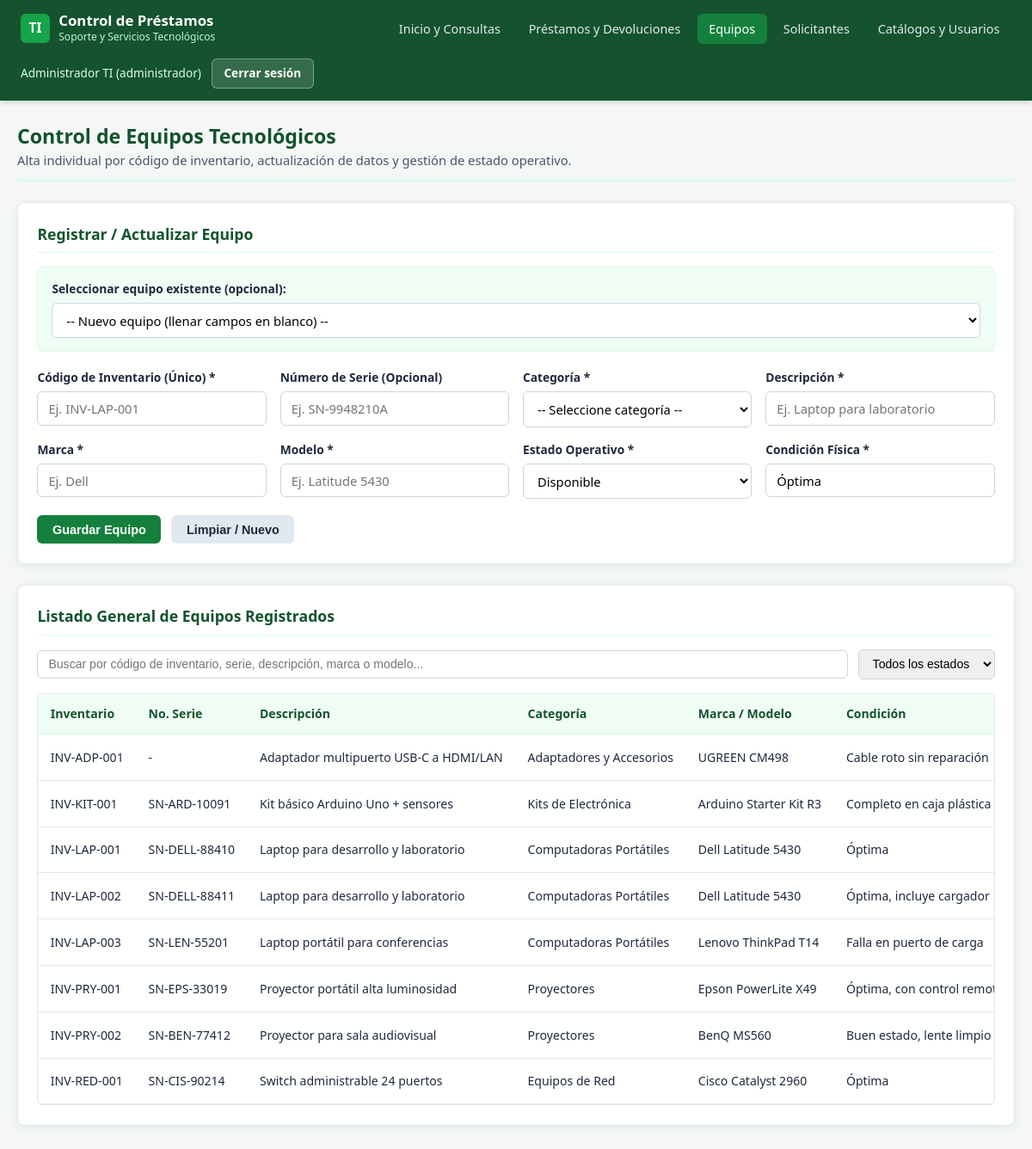
The app's page /equipos.php (signed in) with its own data.
### tables this page shows
CREATE TABLE equipos (
    id_equipo INT UNSIGNED AUTO_INCREMENT,
    codigo_inventario VARCHAR(50) NOT NULL,
    numero_serie VARCHAR(80) NULL,
    descripcion VARCHAR(150) NOT NULL,
    marca VARCHAR(60) NOT NULL,
    modelo VARCHAR(80) NOT NULL,
    id_categoria INT UNSIGNED NOT NULL,
    estado ENUM('disponible', 'prestado', 'mantenimiento', 'baja') NOT NULL DEFAULT 'disponible',
    condicion_fisica VARCHAR(150) NOT NULL DEFAULT 'Óptima',
    
    CONSTRAINT pk_equipos PRIMARY KEY (id_equipo),
    CONSTRAINT uq_equipos_inventario UNIQUE (codigo_inventario),
    CONSTRAINT uq_equipos_serie UNIQUE (numero_serie),
    
    CONSTRAINT fk_equipos_categoria
        FOREIGN KEY (id_categoria) REFERENCES categorias (id_categoria)
        ON UPDATE CASCADE
        ON DELETE RESTRICT
        
);

CREATE TABLE categorias (
    id_categoria INT UNSIGNED AUTO_INCREMENT,
    nombre VARCHAR(80) NOT NULL,
    descripcion VARCHAR(255) NULL,
    
    CONSTRAINT pk_categorias PRIMARY KEY (id_categoria),
    CONSTRAINT uq_categorias_nombre UNIQUE (nombre)
    
);

### config/auth.php (called while the page is built, shortened)
<?php
function esAdmin(): bool {
    return isset($_SESSION['rol']) && $_SESSION['rol'] === 'administrador';
}

### equipos.php (the view, shortened to what this page needs)
<?php
require_once 'config/auth.php';
require_once 'config/conexion.php';
$sqlEquipos = "
    SELECT
        e.id_equipo,
        e.codigo_inventario,
        e.numero_serie,
        e.descripcion,
        e.marca,
        e.modelo,
        e.id_categoria,
        c.nombre AS categoria,
        e.estado,
        e.condicion_fisica
    FROM equipos e
    INNER JOIN categorias c ON e.id_categoria = c.id_categoria
    ORDER BY e.codigo_inventario ASC
";
$equipos = $pdo->query($sqlEquipos)->fetchAll();
?>
<!DOCTYPE html>
<html lang="es">
<head>
    <link rel="stylesheet" href="css/estilos.css">
</head>
<body>
<header class="navbar">
    <div class="navbar-contenedor">
        <a href="index.php" class="marca">
            <span class="marca-icono">TI</span>
            <div class="marca-texto">
                <h1>Control de Préstamos</h1>
                <span>Soporte y Servicios Tecnológicos</span>
            </div>
        </a>
        <ul class="nav-enlaces" id="navEnlaces">
            <li><a href="index.php">Inicio y Consultas</a></li>
            <li><a href="prestamos.php">Préstamos y Devoluciones</a></li>
            <li><a href="equipos.php" class="activo">Equipos</a></li>
            <li><a href="solicitantes.php">Solicitantes</a></li>
            <li><a href="catalogos.php">Catálogos y Usuarios</a></li>
        </ul>
        <div class="nav-usuario">
            <span class="usuario-activo"><?= htmlspecialchars($_SESSION['nombre']) ?> (<?= htmlspecialchars($_SESSION['rol']) ?>)</span>
            <a href="logout.php" class="btn-cerrar-sesion">Cerrar sesión</a>
        </div>
    </div>
</header>
<main class="contenedor">
    <div class="encabezado-seccion">
        <div>
            <h2>Control de Equipos Tecnológicos</h2>
            <p>Alta individual por código de inventario, actualización de datos y gestión de estado operativo.</p>
        </div>
    </div>
    <?php if (esAdmin()): ?>
    <section class="panel">
        <div class="panel-titulo">Registrar / Actualizar Equipo</div>
        <div class="selector-equipo-box">
            <div class="campo">
                <label for="selector_equipo_existente">Seleccionar equipo existente (opcional):</label>
                <select id="selector_equipo_existente">
                    <option value="">-- Nuevo equipo (llenar campos en blanco) --</option>
                </select>
            </div>
        </div>
        <form id="formEquipo" method="POST" action="equipos.php">
            <div class="form-grid">
                <div class="campo">
                    <label for="codigo_inventario">Código de Inventario (Único) *</label>
                    <input type="text" id="codigo_inventario" name="codigo_inventario" placeholder="Ej. INV-LAP-001" required>
                </div>
                <div class="campo">
                    <label for="numero_serie">Número de Serie (Opcional)</label>
                    <input type="text" id="numero_serie" name="numero_serie" placeholder="Ej. SN-9948210A">
                </div>
                <div class="campo">
                    <label for="id_categoria">Categoría *</label>
                    <select id="id_categoria" name="id_categoria" required>
                        <option value="">-- Seleccione categoría --</option>
                    </select>
                </div>
                <div class="campo">
                    <label for="descripcion">Descripción *</label>
                    <input type="text" id="descripcion" name="descripcion" placeholder="Ej. Laptop para laboratorio" required>
                </div>
                <div class="campo">
                    <label for="marca">Marca *</label>
                    <input type="text" id="marca" name="marca" placeholder="Ej. Dell" required>
                </div>
                <div class="campo">
                    <label for="modelo">Modelo *</label>
                    <input type="text" id="modelo" name="modelo" placeholder="Ej. Latitude 5430" required>
                </div>
                <div class="campo">
                    <label for="estado">Estado Operativo *</label>
                    <select id="estado" name="estado" required>
                        <option value="disponible">Disponible</option>
                    </select>
                </div>
                <div class="campo">
                    <label for="condicion_fisica">Condición Física *</label>
                    <input type="text" id="condicion_fisica" name="condicion_fisica" value="Óptima" required>
                </div>
            </div>
            <div class="acciones-form">
                <button type="submit" class="btn btn-primario">Guardar Equipo</button>
                <button type="reset" class="btn btn-secundario" onclick="limpiarSeleccionEquipo()">Limpiar / Nuevo</button>
            </div>
        </form>
    </section>
    <?php endif; ?>
    <section class="panel">
        <div class="panel-titulo">Listado General de Equipos Registrados</div>
        <div class="barra-filtros">
            <input type="text" placeholder="Buscar por código de inventario, serie, descripción, marca o modelo..." data-tabla-filtro="tablaEquipos">
            <select data-tabla-estado="tablaEquipos">
                <option value="">Todos los estados</option>
            </select>
        </div>
        <div class="tabla-contenedor">
            <table id="tablaEquipos">
                <thead>
                    <tr>
                        <th>Inventario</th>
                        <th>No. Serie</th>
                        <th>Descripción</th>
                        <th>Categoría</th>
                        <th>Marca / Modelo</th>
                        <th>Condición</th>
                    </tr>
                </thead>
                <tbody>
                    <?php if (empty($equipos)): ?>
                        <tr class="fila-vacia">
                            <td colspan="8">No hay equipos registrados todavía.</td>
                        </tr>
                    <?php else: ?>
                        <?php foreach ($equipos as $eq): ?>
                            <tr data-estado="<?= htmlspecialchars($eq['estado']) ?>">
                                <td><?= htmlspecialchars($eq['codigo_inventario']) ?></td>
                                <td><?= htmlspecialchars($eq['numero_serie'] ?? '-') ?></td>
                                <td><?= htmlspecialchars($eq['descripcion']) ?></td>
                                <td><?= htmlspecialchars($eq['categoria']) ?></td>
                                <td><?= htmlspecialchars($eq['marca'] . ' ' . $eq['modelo']) ?></td>
                                <td><?= htmlspecialchars($eq['condicion_fisica']) ?></td>
                            </tr>
                        <?php endforeach; ?>
                    <?php endif; ?>
                </tbody>
            </table>
        </div>
    </section>
</main>
</body>
</html>

### records on screen
equipos: codigo_inventario "INV-ADP-001", numero_serie "-", descripcion "Adaptador multipuerto USB-C a HDMI/LAN", id_categoria.nombre "Adaptadores y Accesorios", marca+modelo "UGREEN CM498", condicion_fisica "Cable roto sin reparación"
equipos: codigo_inventario "INV-KIT-001", numero_serie "SN-ARD-10091", descripcion "Kit básico Arduino Uno + sensores", id_categoria.nombre "Kits de Electrónica", marca+modelo "Arduino Starter Kit R3", condicion_fisica "Completo en caja plástica"
equipos: codigo_inventario "INV-LAP-001", numero_serie "SN-DELL-88410", descripcion "Laptop para desarrollo y laboratorio", id_categoria.nombre "Computadoras Portátiles", marca+modelo "Dell Latitude 5430", condicion_fisica "Óptima"
equipos: codigo_inventario "INV-LAP-002", numero_serie "SN-DELL-88411", descripcion "Laptop para desarrollo y laboratorio", id_categoria.nombre "Computadoras Portátiles", marca+modelo "Dell Latitude 5430", condicion_fisica "Óptima, incluye cargador"
equipos: codigo_inventario "INV-LAP-003", numero_serie "SN-LEN-55201", descripcion "Laptop portátil para conferencias", id_categoria.nombre "Computadoras Portátiles", marca+modelo "Lenovo ThinkPad T14", condicion_fisica "Falla en puerto de carga"
equipos: codigo_inventario "INV-PRY-001", numero_serie "SN-EPS-33019", descripcion "Proyector portátil alta luminosidad", id_categoria.nombre "Proyectores", marca+modelo "Epson PowerLite X49", condicion_fisica "Óptima, con control…"
equipos: codigo_inventario "INV-PRY-002", numero_serie "SN-BEN-77412", descripcion "Proyector para sala audiovisual", id_categoria.nombre "Proyectores", marca+modelo "BenQ MS560", condicion_fisica "Buen estado, lente limpio"
equipos: codigo_inventario "INV-RED-001", numero_serie "SN-CIS-90214", descripcion "Switch administrable 24 puertos", id_categoria.nombre "Equipos de Red", marca+modelo "Cisco Catalyst 2960", condicion_fisica "Óptima"

### other values on screen
$_SESSION['nombre'] "Administrador TI"
$_SESSION['rol'] "administrador"
